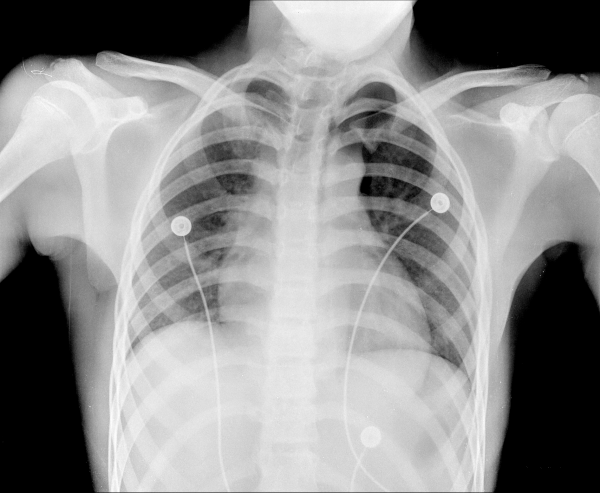
#> input picture HW2/HW2_Q3_chest.tif, 600 x 493 px
$ jupyter execute pt-1.ipynb
#> lines starting #> are read from the running program, lines starting #| are printed output that depends on the picture
[cell 1]
import numpy as np
import cv2
import matplotlib.pyplot as plt

## Contras Stretching

### 1. Load and Show image

[cell 2]
img = cv2.imread('HW2_Q3_chest.tif', cv2.IMREAD_ANYDEPTH)
#> img is the input picture: shape (493, 600) uint16; min 0, max 64991, mean 36445.1

[cell 3]
# disable x & y axis
plt.axis('off')
plt.title('Chest', color='white', backgroundcolor='blue')
plt.imshow(img, cmap = 'gray', vmin=0, vmax=2**16-1)

### 2. Data type and dimensions

[cell 4]
img.dtype

[cell 5]
img.shape
#> Out = (493, 600)

### 3. Define constrast stretching function

[cell 6]
def constrast_stretching(_img, _plot=True):
#> called with _plot = True
    n_bytes = _img.itemsize
#> n_bytes = 2
    # Assign possible min and max values based on the number of bits
    a, b = 0, 2**(n_bytes*8)-1
#> a = 0; b = 65535
    # Assign actual min and max values for intensity in the image
    c, d = _img.min(), _img.max()
#> c = 0; d = 64991
    stretched_img = np.zeros(shape=_img.shape, dtype=_img.dtype)
    # Perform stretching
    stretched_img = ((_img - c)*((b - a)/(d - c)) + a).astype(_img.dtype)
    if _plot:
        # show image
        plt.axis('off')
        plt.title('Chest', color='white', backgroundcolor='blue')
        plt.imshow(stretched_img, cmap = 'gray', vmin=0, vmax=b)

    return stretched_img

[cell 7]
stretched_img = constrast_stretching(img)

### 4. Plot images and their histograms

[cell 8]
fig, ax = plt.subplots(2, 2, figsize = (20, 10))

# Plot original image and its histogram
## disable x & y axis
ax[0][0].axis('off')
ax[0][0].set_title('Original Chest Image', color='white', backgroundcolor='blue')
ax[0][0].imshow(img, cmap = 'gray', vmin=0, vmax=2**16-1)

original_hist = cv2.calcHist([img], [0], None, [2**16], [0, 2**16])

ax[0][1].plot(original_hist)
ax[0][1].set_title('Original Histogram')

# Plot contrast stretched image and its histogram
## disable x & y axis
stretched_img = constrast_stretching(img, False)
ax[1][0].axis('off')
ax[1][0].set_title('Contrast Stretched Chest Image', color='white', backgroundcolor='blue')
ax[1][0].imshow(stretched_img, cmap = 'gray', vmin=0, vmax=2**16-1)

stretched_hist = cv2.calcHist([stretched_img], [0], None, [2**16], [0, 2**16])

ax[1][1].plot(stretched_hist)
ax[1][1].set_title('Stretched Histogram')
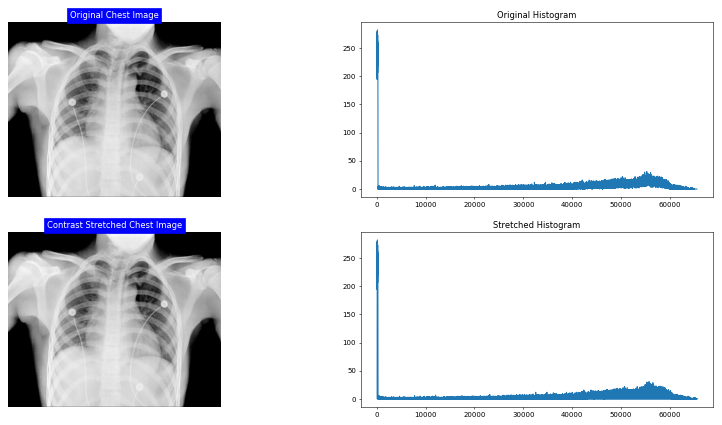
#> figure drawn by matplotlib, 4 panels; panel 2: curve peaks at x = 135, y = 282; panel 4: curve peaks at x = 136, y = 282

## Power Law

### 5. Load and Show image info

[cell 9]
spine_img = cv2.imread('HW2_Q3_spine.tif', cv2.IMREAD_GRAYSCALE)
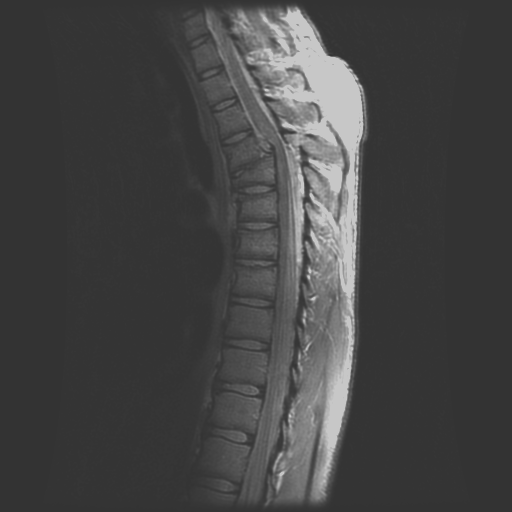
#> input picture HW2/HW2_Q3_spine.tif, 512 x 512 px
#> spine_img is the input picture: shape (512, 512); min 51, max 199, mean 68.5

[cell 10]
spine_img.dtype

[cell 11]
spine_img.shape
#> Out = (512, 512)

[cell 12]
# show image
plt.axis('off')
plt.title('Original Spine', color='white', backgroundcolor='blue')
plt.imshow(spine_img, cmap = 'gray', vmin=0, vmax=2**(spine_img.itemsize*8)-1)

### 6. Define power law function

[cell 13]
def power_law(_img, gamma, _plot=True):
#> called with gamma = 0.5, _plot = True
    n_bytes = _img.itemsize
#> n_bytes = 1
    c = (2**(n_bytes*8)-1)**(1-gamma)
#> c = 15.97
    transformed_img = np.zeros(shape=_img.shape, dtype=_img.dtype)
    # Perform power law
    transformed_img = (c*(_img)**gamma).astype(_img.dtype)
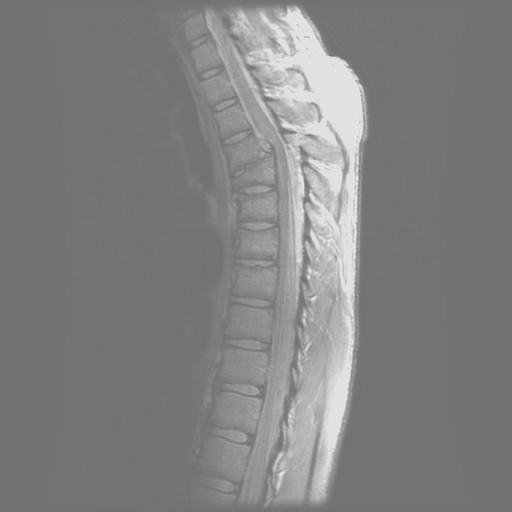
#> transformed_img: shape (512, 512); min 114, max 225, mean 128.8
    if _plot:
        # show image
        plt.axis('off')
        plt.title('Power Law Spine', color='white', backgroundcolor='blue')
        plt.imshow(transformed_img, cmap = 'gray', vmin=0, vmax=2**(n_bytes*8)-1)

    return transformed_img

### 7. Try various gamma values. Which one is better and why?

[cell 14]
plaw_img = power_law(spine_img, 0.5)

[cell 15]
plaw_img = power_law(spine_img, 1)

[cell 16]
plaw_img = power_law(spine_img, 1.5)
#> call 3 of power_law, with gamma = 1.5, _plot = True
#> in power_law (call 3), `c = (2**(n_bytes*8)-1)**(1-gamma)`: c = 0.0626
#> in power_law (call 3), `transformed_img = (c*(_img)**gamma).astype(_img.dtype)`:
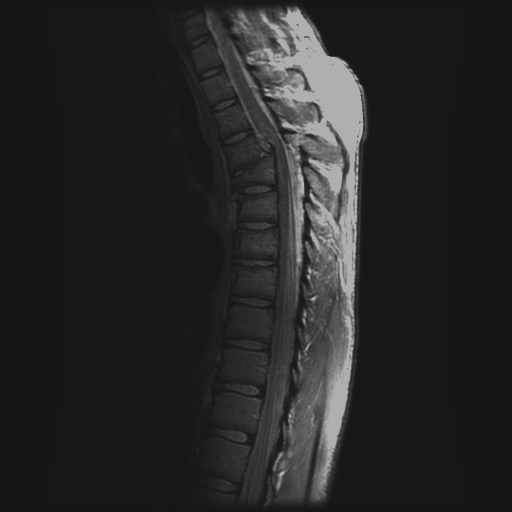
#> transformed_img: shape (512, 512); min 22, max 175, mean 38

[cell 17]
plaw_img = power_law(spine_img, 2)
#> in power_law (call 4), `transformed_img = (c*(_img)**gamma).astype(_img.dtype)`: transformed_img: shape (512, 512); every value is 0

[cell 18]
plaw_img = power_law(spine_img, 1.5)
cstretched_spine = constrast_stretching(spine_img)
#> call 3 of constrast_stretching, with _plot = True
#> in constrast_stretching (call 3), `n_bytes = _img.itemsize`: n_bytes = 1
#> in constrast_stretching (call 3), `a, b = 0, 2**(n_bytes*8)-1`: b = 255
#> in constrast_stretching (call 3), `c, d = _img.min(), _img.max()`: c = 51; d = 199
#> in constrast_stretching (call 3), `stretched_img = ((_img - c)*((b - a)/(d - c)) + a).astype(_img.dtype)`:
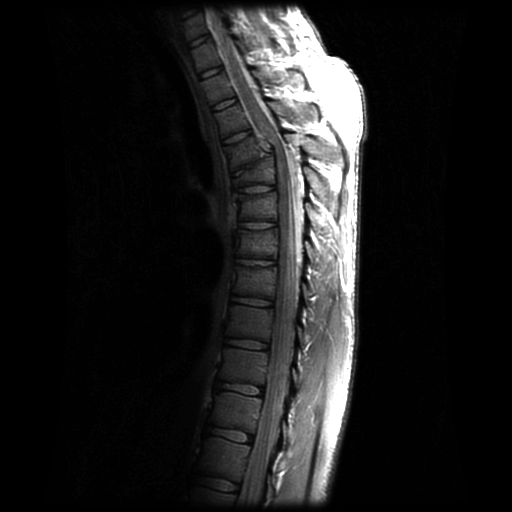
#> stretched_img: shape (512, 512); min 0, max 255, mean 29.7

### 8. Compare the results of contrast stretching and power law

[cell 19]
fig, ax = plt.subplots(1, 2, figsize = (20, 10))

# Plot contrast stretching result
## disable x & y axis
ax[0].axis('off')
ax[0].set_title('cstretched Spine Image', color='white', backgroundcolor='blue')
ax[0].imshow(cstretched_spine, cmap = 'gray', vmin=0, vmax=2**(cstretched_spine.itemsize*8)-1)

# Plot power law result
## disable x & y axis
ax[1].axis('off')
plaw_img = power_law(spine_img, 1.5)
ax[1].set_title('Power Law Spine Image', color='white', backgroundcolor='blue')
ax[1].imshow(plaw_img, cmap = 'gray', vmin=0, vmax=2**(plaw_img.itemsize*8)-1)
